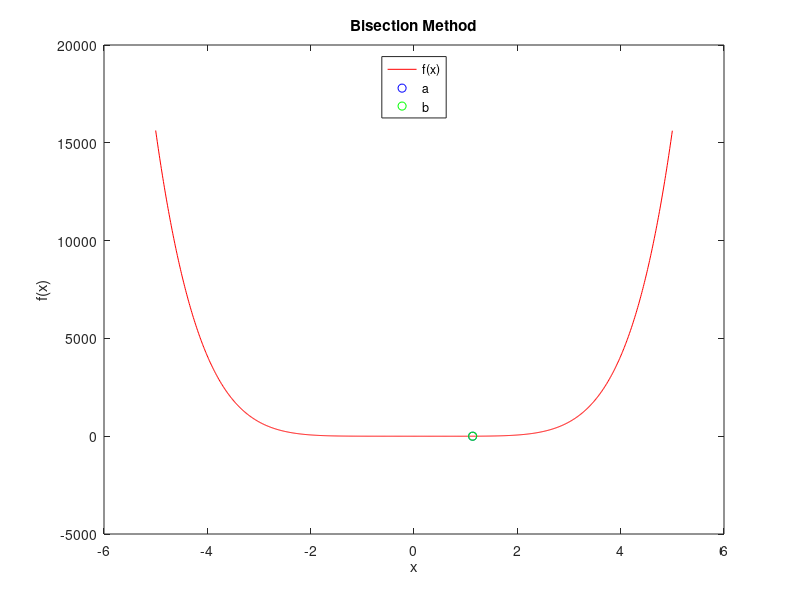

Reproduce this figure in MATLAB.
function bisect_anim 
clc

a = -5;    
b = 5;

tol = 10^-5;  
error = 1000;  
iteration = 0; 

lower = a;    
step = 0.01; 
upper = b;   
 
xplot = lower : step : upper;  

fprintf('a = %2.6f\nb = %2.6f\n\nat iteration%2i ', a, b, iteration)
fprintf('\n\n    a          b          mid        b-mid       f(mid)       iteration')

while error > tol   
    midpoint = (a + b)/2;  
    fmidpoint = f(midpoint);  
    
    if fmidpoint < 0             
        a = midpoint;           
    elseif fmidpoint > 0       
        b = midpoint;          
    end
      
    plot(xplot,f(xplot),'r',a,f(a),'bo',b,f(b),'go') 
    title('Bisection Method')                   
    xlabel('x')                                                                                              
    ylabel('f(x)')
    Labels = legend('f(x)','a','b');
    set(Labels,'location','north')
    
    error = abs(a-b);       
    iteration = iteration + 1;  
    fprintf('\n%2.6f %11.6f %11.6f %11.6f %11.6f %10i', a, b, midpoint, b-fmidpoint, fmidpoint, iteration)   
    pause(0.5)     
    
end

 fprintf('\n\nRoot is %2.6f after %2i iterations. \n\n', midpoint, iteration) 
end                                                           


function F = f(x)

F = x.^6 -x - 1; 

end